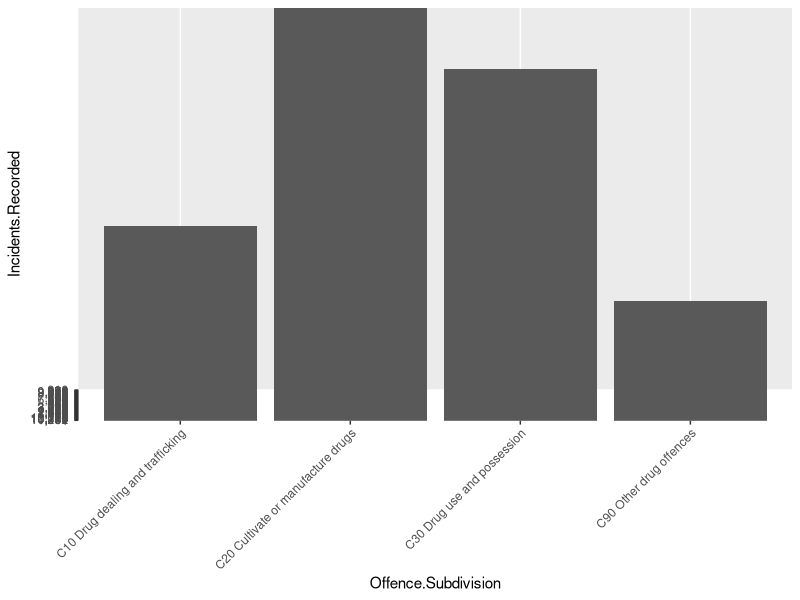

Reproduce this figure in R.
## ---- chunk 1
library(readr)
library(tidyverse)
## ---- chunk 2
data_tutorail <- read.csv("Data_Tables_Criminal_Incidents_Visualisation_Year_Ending_December_2019.csv")
## ---- chunk 3

data_tutorail %>%
  filter(Offence.Division == "C Drug offences") %>%
  ggplot(aes(x = Offence.Subdivision,
             y = Incidents.Recorded)) +
    theme(axis.text.x = element_text(angle = 45, hjust = 1)) +
  geom_col()

